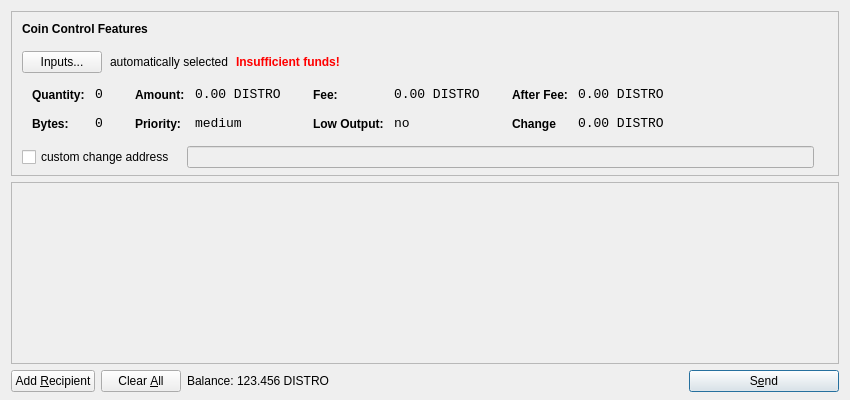
<?xml version="1.0" encoding="UTF-8"?>
<ui version="4.0">
 <class>SendCoinsDialog</class>
 <widget class="QDialog" name="SendCoinsDialog">
  <property name="geometry">
   <rect>
    <x>0</x>
    <y>0</y>
    <width>850</width>
    <height>400</height>
   </rect>
  </property>
  <property name="windowTitle">
   <string>Send Coins</string>
  </property>
  <layout class="QVBoxLayout" name="verticalLayout" stretch="0,1,0">
   <property name="bottomMargin">
    <number>8</number>
   </property>
   <item>
    <widget class="QFrame" name="frameCoinControl">
     <property name="sizePolicy">
      <sizepolicy hsizetype="Expanding" vsizetype="Expanding">
       <horstretch>0</horstretch>
       <verstretch>0</verstretch>
      </sizepolicy>
     </property>
     <property name="maximumSize">
      <size>
       <width>16777215</width>
       <height>16777215</height>
      </size>
     </property>
     <property name="frameShape">
      <enum>QFrame::StyledPanel</enum>
     </property>
     <property name="frameShadow">
      <enum>QFrame::Sunken</enum>
     </property>
     <layout class="QVBoxLayout" name="verticalLayoutCoinControl2">
      <property name="spacing">
       <number>6</number>
      </property>
      <property name="leftMargin">
       <number>0</number>
      </property>
      <property name="topMargin">
       <number>0</number>
      </property>
      <property name="rightMargin">
       <number>0</number>
      </property>
      <property name="bottomMargin">
       <number>6</number>
      </property>
      <item>
       <layout class="QVBoxLayout" name="verticalLayoutCoinControl" stretch="0,0,0,0,1">
        <property name="spacing">
         <number>0</number>
        </property>
        <property name="leftMargin">
         <number>10</number>
        </property>
        <property name="topMargin">
         <number>10</number>
        </property>
        <item>
         <layout class="QHBoxLayout" name="horizontalLayoutCoinControl1">
          <property name="bottomMargin">
           <number>15</number>
          </property>
          <item>
           <widget class="QLabel" name="labelCoinControlFeatures">
            <property name="sizePolicy">
             <sizepolicy hsizetype="Preferred" vsizetype="Maximum">
              <horstretch>0</horstretch>
              <verstretch>0</verstretch>
             </sizepolicy>
            </property>
            <property name="font">
             <font>
              <weight>75</weight>
              <bold>true</bold>
             </font>
            </property>
            <property name="styleSheet">
             <string notr="true">font-weight:bold;</string>
            </property>
            <property name="text">
             <string>Coin Control Features</string>
            </property>
           </widget>
          </item>
         </layout>
        </item>
        <item>
         <layout class="QHBoxLayout" name="horizontalLayoutCoinControl2" stretch="0,0,0,0">
          <property name="spacing">
           <number>8</number>
          </property>
          <property name="bottomMargin">
           <number>10</number>
          </property>
          <item>
           <widget class="QPushButton" name="pushButtonCoinControl">
            <property name="styleSheet">
             <string notr="true"/>
            </property>
            <property name="text">
             <string>Inputs...</string>
            </property>
           </widget>
          </item>
          <item>
           <widget class="QLabel" name="labelCoinControlAutomaticallySelected">
            <property name="text">
             <string>automatically selected</string>
            </property>
            <property name="margin">
             <number>5</number>
            </property>
           </widget>
          </item>
          <item>
           <widget class="QLabel" name="labelCoinControlInsuffFunds">
            <property name="font">
             <font>
              <weight>75</weight>
              <bold>true</bold>
             </font>
            </property>
            <property name="styleSheet">
             <string notr="true">color:red;font-weight:bold;</string>
            </property>
            <property name="text">
             <string>Insufficient funds!</string>
            </property>
            <property name="margin">
             <number>5</number>
            </property>
           </widget>
          </item>
          <item>
           <spacer name="horizontalSpacerCoinControl">
            <property name="orientation">
             <enum>Qt::Horizontal</enum>
            </property>
            <property name="sizeHint" stdset="0">
             <size>
              <width>40</width>
              <height>1</height>
             </size>
            </property>
           </spacer>
          </item>
         </layout>
        </item>
        <item>
         <widget class="QWidget" name="widgetCoinControl" native="true">
          <property name="sizePolicy">
           <sizepolicy hsizetype="Preferred" vsizetype="Preferred">
            <horstretch>0</horstretch>
            <verstretch>0</verstretch>
           </sizepolicy>
          </property>
          <property name="minimumSize">
           <size>
            <width>0</width>
            <height>0</height>
           </size>
          </property>
          <property name="styleSheet">
           <string notr="true"/>
          </property>
          <layout class="QHBoxLayout" name="horizontalLayoutCoinControl5">
           <property name="leftMargin">
            <number>0</number>
           </property>
           <property name="topMargin">
            <number>0</number>
           </property>
           <property name="rightMargin">
            <number>0</number>
           </property>
           <property name="bottomMargin">
            <number>0</number>
           </property>
           <item>
            <layout class="QHBoxLayout" name="horizontalLayoutCoinControl3" stretch="0,0,0,1">
             <property name="spacing">
              <number>20</number>
             </property>
             <property name="topMargin">
              <number>0</number>
             </property>
             <property name="bottomMargin">
              <number>10</number>
             </property>
             <item>
              <layout class="QFormLayout" name="formLayoutCoinControl1">
               <property name="horizontalSpacing">
                <number>10</number>
               </property>
               <property name="verticalSpacing">
                <number>14</number>
               </property>
               <property name="leftMargin">
                <number>10</number>
               </property>
               <property name="topMargin">
                <number>4</number>
               </property>
               <property name="rightMargin">
                <number>6</number>
               </property>
               <item row="0" column="0">
                <widget class="QLabel" name="labelCoinControlQuantityText">
                 <property name="styleSheet">
                  <string notr="true">font-weight:bold;</string>
                 </property>
                 <property name="text">
                  <string>Quantity:</string>
                 </property>
                 <property name="margin">
                  <number>0</number>
                 </property>
                </widget>
               </item>
               <item row="0" column="1">
                <widget class="QLabel" name="labelCoinControlQuantity">
                 <property name="font">
                  <font>
                   <family>Monospace</family>
                   <pointsize>10</pointsize>
                  </font>
                 </property>
                 <property name="cursor">
                  <cursorShape>IBeamCursor</cursorShape>
                 </property>
                 <property name="contextMenuPolicy">
                  <enum>Qt::ActionsContextMenu</enum>
                 </property>
                 <property name="text">
                  <string>0</string>
                 </property>
                 <property name="margin">
                  <number>0</number>
                 </property>
                 <property name="textInteractionFlags">
                  <set>Qt::LinksAccessibleByMouse|Qt::TextSelectableByKeyboard|Qt::TextSelectableByMouse</set>
                 </property>
                </widget>
               </item>
               <item row="1" column="0">
                <widget class="QLabel" name="labelCoinControlBytesText">
                 <property name="styleSheet">
                  <string notr="true">font-weight:bold;</string>
                 </property>
                 <property name="text">
                  <string>Bytes:</string>
                 </property>
                </widget>
               </item>
               <item row="1" column="1">
                <widget class="QLabel" name="labelCoinControlBytes">
                 <property name="font">
                  <font>
                   <family>Monospace</family>
                   <pointsize>10</pointsize>
                  </font>
                 </property>
                 <property name="cursor">
                  <cursorShape>IBeamCursor</cursorShape>
                 </property>
                 <property name="contextMenuPolicy">
                  <enum>Qt::ActionsContextMenu</enum>
                 </property>
                 <property name="text">
                  <string>0</string>
                 </property>
                 <property name="textInteractionFlags">
                  <set>Qt::LinksAccessibleByMouse|Qt::TextSelectableByKeyboard|Qt::TextSelectableByMouse</set>
                 </property>
                </widget>
               </item>
              </layout>
             </item>
             <item>
              <layout class="QFormLayout" name="formLayoutCoinControl2">
               <property name="horizontalSpacing">
                <number>10</number>
               </property>
               <property name="verticalSpacing">
                <number>14</number>
               </property>
               <property name="leftMargin">
                <number>6</number>
               </property>
               <property name="topMargin">
                <number>4</number>
               </property>
               <property name="rightMargin">
                <number>6</number>
               </property>
               <item row="0" column="0">
                <widget class="QLabel" name="labelCoinControlAmountText">
                 <property name="styleSheet">
                  <string notr="true">font-weight:bold;</string>
                 </property>
                 <property name="text">
                  <string>Amount:</string>
                 </property>
                 <property name="margin">
                  <number>0</number>
                 </property>
                </widget>
               </item>
               <item row="0" column="1">
                <widget class="QLabel" name="labelCoinControlAmount">
                 <property name="font">
                  <font>
                   <family>Monospace</family>
                   <pointsize>10</pointsize>
                  </font>
                 </property>
                 <property name="cursor">
                  <cursorShape>IBeamCursor</cursorShape>
                 </property>
                 <property name="contextMenuPolicy">
                  <enum>Qt::ActionsContextMenu</enum>
                 </property>
                 <property name="text">
                  <string>0.00 DISTRO</string>
                 </property>
                 <property name="textInteractionFlags">
                  <set>Qt::LinksAccessibleByMouse|Qt::TextSelectableByKeyboard|Qt::TextSelectableByMouse</set>
                 </property>
                </widget>
               </item>
               <item row="1" column="0">
                <widget class="QLabel" name="labelCoinControlPriorityText">
                 <property name="styleSheet">
                  <string notr="true">font-weight:bold;</string>
                 </property>
                 <property name="text">
                  <string>Priority:</string>
                 </property>
                </widget>
               </item>
               <item row="1" column="1">
                <widget class="QLabel" name="labelCoinControlPriority">
                 <property name="font">
                  <font>
                   <family>Monospace</family>
                   <pointsize>10</pointsize>
                  </font>
                 </property>
                 <property name="cursor">
                  <cursorShape>IBeamCursor</cursorShape>
                 </property>
                 <property name="contextMenuPolicy">
                  <enum>Qt::ActionsContextMenu</enum>
                 </property>
                 <property name="text">
                  <string>medium</string>
                 </property>
                 <property name="textInteractionFlags">
                  <set>Qt::LinksAccessibleByMouse|Qt::TextSelectableByKeyboard|Qt::TextSelectableByMouse</set>
                 </property>
                </widget>
               </item>
              </layout>
             </item>
             <item>
              <layout class="QFormLayout" name="formLayoutCoinControl3">
               <property name="horizontalSpacing">
                <number>10</number>
               </property>
               <property name="verticalSpacing">
                <number>14</number>
               </property>
               <property name="leftMargin">
                <number>6</number>
               </property>
               <property name="topMargin">
                <number>4</number>
               </property>
               <property name="rightMargin">
                <number>6</number>
               </property>
               <item row="0" column="0">
                <widget class="QLabel" name="labelCoinControlFeeText">
                 <property name="styleSheet">
                  <string notr="true">font-weight:bold;</string>
                 </property>
                 <property name="text">
                  <string>Fee:</string>
                 </property>
                 <property name="margin">
                  <number>0</number>
                 </property>
                </widget>
               </item>
               <item row="0" column="1">
                <widget class="QLabel" name="labelCoinControlFee">
                 <property name="font">
                  <font>
                   <family>Monospace</family>
                   <pointsize>10</pointsize>
                  </font>
                 </property>
                 <property name="cursor">
                  <cursorShape>IBeamCursor</cursorShape>
                 </property>
                 <property name="contextMenuPolicy">
                  <enum>Qt::ActionsContextMenu</enum>
                 </property>
                 <property name="text">
                  <string>0.00 DISTRO</string>
                 </property>
                 <property name="textInteractionFlags">
                  <set>Qt::LinksAccessibleByMouse|Qt::TextSelectableByKeyboard|Qt::TextSelectableByMouse</set>
                 </property>
                </widget>
               </item>
               <item row="1" column="0">
                <widget class="QLabel" name="labelCoinControlLowOutputText">
                 <property name="styleSheet">
                  <string notr="true">font-weight:bold;</string>
                 </property>
                 <property name="text">
                  <string>Low Output:</string>
                 </property>
                </widget>
               </item>
               <item row="1" column="1">
                <widget class="QLabel" name="labelCoinControlLowOutput">
                 <property name="font">
                  <font>
                   <family>Monospace</family>
                   <pointsize>10</pointsize>
                  </font>
                 </property>
                 <property name="cursor">
                  <cursorShape>IBeamCursor</cursorShape>
                 </property>
                 <property name="contextMenuPolicy">
                  <enum>Qt::ActionsContextMenu</enum>
                 </property>
                 <property name="text">
                  <string>no</string>
                 </property>
                 <property name="textInteractionFlags">
                  <set>Qt::LinksAccessibleByMouse|Qt::TextSelectableByKeyboard|Qt::TextSelectableByMouse</set>
                 </property>
                </widget>
               </item>
              </layout>
             </item>
             <item>
              <layout class="QFormLayout" name="formLayoutCoinControl4">
               <property name="horizontalSpacing">
                <number>10</number>
               </property>
               <property name="verticalSpacing">
                <number>14</number>
               </property>
               <property name="leftMargin">
                <number>6</number>
               </property>
               <property name="topMargin">
                <number>4</number>
               </property>
               <property name="rightMargin">
                <number>6</number>
               </property>
               <item row="0" column="0">
                <widget class="QLabel" name="labelCoinControlAfterFeeText">
                 <property name="styleSheet">
                  <string notr="true">font-weight:bold;</string>
                 </property>
                 <property name="text">
                  <string>After Fee:</string>
                 </property>
                 <property name="margin">
                  <number>0</number>
                 </property>
                </widget>
               </item>
               <item row="0" column="1">
                <widget class="QLabel" name="labelCoinControlAfterFee">
                 <property name="font">
                  <font>
                   <family>Monospace</family>
                   <pointsize>10</pointsize>
                  </font>
                 </property>
                 <property name="cursor">
                  <cursorShape>IBeamCursor</cursorShape>
                 </property>
                 <property name="contextMenuPolicy">
                  <enum>Qt::ActionsContextMenu</enum>
                 </property>
                 <property name="text">
                  <string>0.00 DISTRO</string>
                 </property>
                 <property name="textInteractionFlags">
                  <set>Qt::LinksAccessibleByMouse|Qt::TextSelectableByKeyboard|Qt::TextSelectableByMouse</set>
                 </property>
                </widget>
               </item>
               <item row="1" column="0">
                <widget class="QLabel" name="labelCoinControlChangeText">
                 <property name="styleSheet">
                  <string notr="true">font-weight:bold;</string>
                 </property>
                 <property name="text">
                  <string>Change</string>
                 </property>
                </widget>
               </item>
               <item row="1" column="1">
                <widget class="QLabel" name="labelCoinControlChange">
                 <property name="font">
                  <font>
                   <family>Monospace</family>
                   <pointsize>10</pointsize>
                  </font>
                 </property>
                 <property name="cursor">
                  <cursorShape>IBeamCursor</cursorShape>
                 </property>
                 <property name="contextMenuPolicy">
                  <enum>Qt::ActionsContextMenu</enum>
                 </property>
                 <property name="text">
                  <string>0.00 DISTRO</string>
                 </property>
                 <property name="textInteractionFlags">
                  <set>Qt::LinksAccessibleByMouse|Qt::TextSelectableByKeyboard|Qt::TextSelectableByMouse</set>
                 </property>
                </widget>
               </item>
              </layout>
             </item>
            </layout>
           </item>
          </layout>
         </widget>
        </item>
        <item>
         <layout class="QHBoxLayout" name="horizontalLayoutCoinControl4" stretch="0,0,0">
          <property name="spacing">
           <number>12</number>
          </property>
          <property name="sizeConstraint">
           <enum>QLayout::SetDefaultConstraint</enum>
          </property>
          <property name="topMargin">
           <number>5</number>
          </property>
          <property name="rightMargin">
           <number>5</number>
          </property>
          <item>
           <widget class="QCheckBox" name="checkBoxCoinControlChange">
            <property name="text">
             <string>custom change address</string>
            </property>
           </widget>
          </item>
          <item>
           <widget class="QLineEdit" name="lineEditCoinControlChange">
            <property name="enabled">
             <bool>false</bool>
            </property>
            <property name="sizePolicy">
             <sizepolicy hsizetype="Expanding" vsizetype="Fixed">
              <horstretch>0</horstretch>
              <verstretch>0</verstretch>
             </sizepolicy>
            </property>
           </widget>
          </item>
          <item>
           <widget class="QLabel" name="labelCoinControlChangeLabel">
            <property name="sizePolicy">
             <sizepolicy hsizetype="Preferred" vsizetype="Expanding">
              <horstretch>0</horstretch>
              <verstretch>0</verstretch>
             </sizepolicy>
            </property>
            <property name="minimumSize">
             <size>
              <width>0</width>
              <height>0</height>
             </size>
            </property>
            <property name="text">
             <string/>
            </property>
            <property name="margin">
             <number>3</number>
            </property>
           </widget>
          </item>
         </layout>
        </item>
        <item>
         <spacer name="verticalSpacerCoinControl">
          <property name="orientation">
           <enum>Qt::Vertical</enum>
          </property>
          <property name="sizeHint" stdset="0">
           <size>
            <width>800</width>
            <height>1</height>
           </size>
          </property>
         </spacer>
        </item>
       </layout>
      </item>
     </layout>
    </widget>
   </item>
   <item>
    <widget class="QScrollArea" name="scrollArea">
     <property name="widgetResizable">
      <bool>true</bool>
     </property>
     <widget class="QWidget" name="scrollAreaWidgetContents">
      <property name="geometry">
       <rect>
        <x>0</x>
        <y>0</y>
        <width>828</width>
        <height>162</height>
       </rect>
      </property>
      <layout class="QVBoxLayout" name="verticalLayout_2">
       <property name="leftMargin">
        <number>0</number>
       </property>
       <property name="topMargin">
        <number>0</number>
       </property>
       <property name="rightMargin">
        <number>0</number>
       </property>
       <property name="bottomMargin">
        <number>0</number>
       </property>
       <item>
        <layout class="QVBoxLayout" name="entries">
         <property name="spacing">
          <number>6</number>
         </property>
        </layout>
       </item>
       <item>
        <spacer name="verticalSpacer">
         <property name="orientation">
          <enum>Qt::Vertical</enum>
         </property>
         <property name="sizeHint" stdset="0">
          <size>
           <width>20</width>
           <height>40</height>
          </size>
         </property>
        </spacer>
       </item>
      </layout>
     </widget>
    </widget>
   </item>
   <item>
    <layout class="QHBoxLayout" name="horizontalLayout">
     <item>
      <widget class="QPushButton" name="addButton">
       <property name="toolTip">
        <string>Send to multiple recipients at once</string>
       </property>
       <property name="text">
        <string>Add &amp;Recipient</string>
       </property>
       <property name="icon">
        <iconset resource="../bitcoin.qrc">
         <normaloff>:/icons/add</normaloff>:/icons/add</iconset>
       </property>
       <property name="autoDefault">
        <bool>false</bool>
       </property>
      </widget>
     </item>
     <item>
      <widget class="QPushButton" name="clearButton">
       <property name="sizePolicy">
        <sizepolicy hsizetype="Minimum" vsizetype="Fixed">
         <horstretch>0</horstretch>
         <verstretch>0</verstretch>
        </sizepolicy>
       </property>
       <property name="toolTip">
        <string>Remove all transaction fields</string>
       </property>
       <property name="text">
        <string>Clear &amp;All</string>
       </property>
       <property name="icon">
        <iconset resource="../bitcoin.qrc">
         <normaloff>:/icons/remove</normaloff>:/icons/remove</iconset>
       </property>
       <property name="autoRepeatDelay">
        <number>300</number>
       </property>
       <property name="autoDefault">
        <bool>false</bool>
       </property>
      </widget>
     </item>
     <item>
      <layout class="QHBoxLayout" name="horizontalLayout_2">
       <property name="spacing">
        <number>3</number>
       </property>
       <item>
        <widget class="QLabel" name="label">
         <property name="sizePolicy">
          <sizepolicy hsizetype="Preferred" vsizetype="Fixed">
           <horstretch>0</horstretch>
           <verstretch>0</verstretch>
          </sizepolicy>
         </property>
         <property name="text">
          <string>Balance:</string>
         </property>
        </widget>
       </item>
       <item>
        <widget class="QLabel" name="labelBalance">
         <property name="sizePolicy">
          <sizepolicy hsizetype="Preferred" vsizetype="Fixed">
           <horstretch>0</horstretch>
           <verstretch>0</verstretch>
          </sizepolicy>
         </property>
         <property name="cursor">
          <cursorShape>IBeamCursor</cursorShape>
         </property>
         <property name="text">
          <string>123.456 DISTRO</string>
         </property>
         <property name="textInteractionFlags">
          <set>Qt::LinksAccessibleByMouse|Qt::TextSelectableByKeyboard|Qt::TextSelectableByMouse</set>
         </property>
        </widget>
       </item>
      </layout>
     </item>
     <item>
      <spacer name="horizontalSpacer">
       <property name="orientation">
        <enum>Qt::Horizontal</enum>
       </property>
       <property name="sizeHint" stdset="0">
        <size>
         <width>40</width>
         <height>20</height>
        </size>
       </property>
      </spacer>
     </item>
     <item>
      <widget class="QPushButton" name="sendButton">
       <property name="minimumSize">
        <size>
         <width>150</width>
         <height>0</height>
        </size>
       </property>
       <property name="toolTip">
        <string>Confirm the send action</string>
       </property>
       <property name="text">
        <string>S&amp;end</string>
       </property>
       <property name="icon">
        <iconset resource="../bitcoin.qrc">
         <normaloff>:/icons/send</normaloff>:/icons/send</iconset>
       </property>
       <property name="default">
        <bool>true</bool>
       </property>
      </widget>
     </item>
    </layout>
   </item>
  </layout>
 </widget>
 <resources>
  <include location="../bitcoin.qrc"/>
 </resources>
 <connections/>
</ui>
